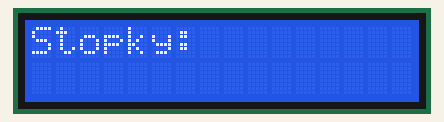
A sketch run on a simulated Arduino Uno, built with avr-gcc and run on an emulated ATmega328P. Parts: 16×2 character LCD.

Above: at 0.1 s.
At 4.1 s:
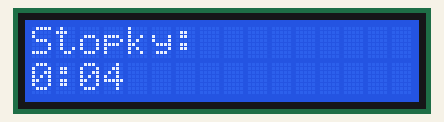
At 9.1 s:
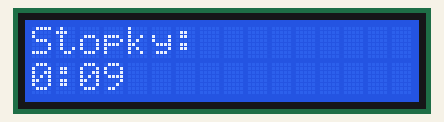
At 19.1 s:
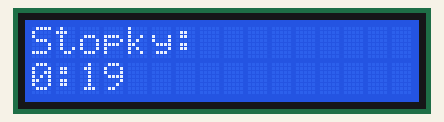
At 28.1 s:
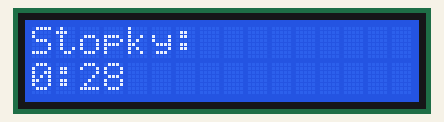
At 38.1 s:
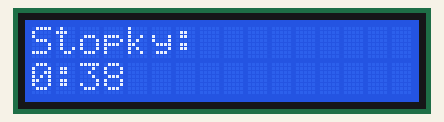

Measured:
- what the display in image 1 shows lasts 1.0 s, from 4.1 s to 5.1 s

The sketch:

LED_stopwatch.ino
```cpp
#include <LiquidCrystal.h>

LiquidCrystal lcd(12,11,10,9,8,7,6,5,4,3,2);

int minutes, seconds;

void setup()
{
  minutes = 0;
  seconds = 0;
  lcd.begin(16,2);      // set up the LCD's number of columns and rows:
  lcd.setCursor(0,0);   // set the cursor to column 0, line 0
  lcd.print("Stopky:"); //// Print a message to the LCD.
}
void loop()
{
  delay(1000);
  seconds += 1;
  if(seconds >= 60) {
    minutes += 1;
    seconds = 0;
  }
  lcd.setCursor(0,2);   // set the cursor to column 0, line 2
  String text = String("");
  text += minutes;
  text += ":";
  if(seconds <= 9) {
    text += "0";
  }
  text += seconds;
  lcd.print(text);  //Print a message to the LCD.
}
```
